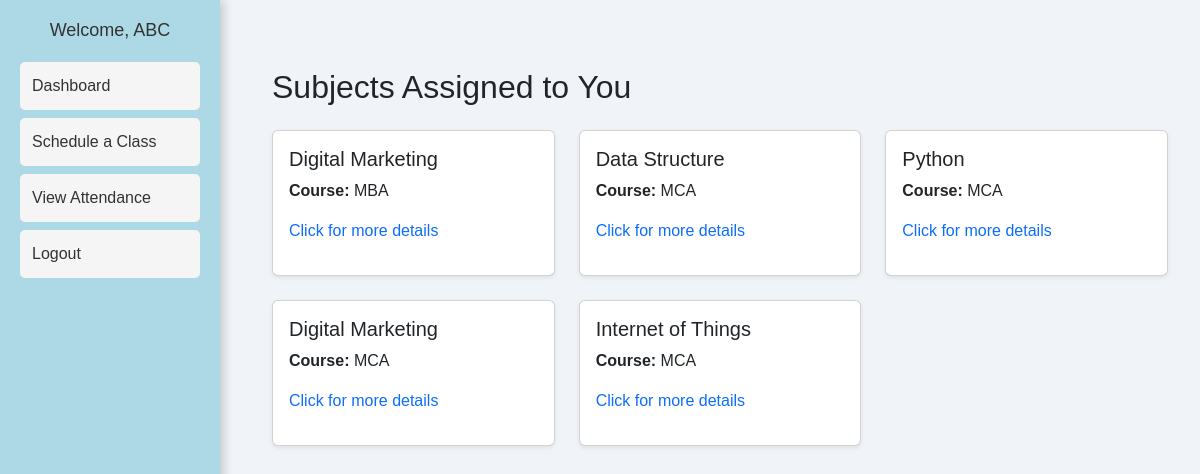
The page /dashboard/teachers_subject.php (signed in) on the database its author committed.
### tables this page shows
CREATE TABLE `subjects` (
  `id` int(11) NOT NULL,
  `subject_name` varchar(255) NOT NULL,
  `teacher_id` int(11) NOT NULL,
  `course_id` int(11) NOT NULL
);

CREATE TABLE `courses` (
  `id` int(11) NOT NULL,
  `course_name` varchar(255) NOT NULL
);

### dashboard/teachers_subject.php (the view, shortened to what this page needs)
<?php
include '../db/db_connect.php';
$user_name = htmlspecialchars($_SESSION['name']);
$teacher_id = $_SESSION['id'];
$subjectQuery = "SELECT s.id, s.subject_name, c.course_name
                 FROM subjects s
                 JOIN courses c ON s.course_id = c.id
                 JOIN teacher_subjects ts ON s.id = ts.subject_id
                 WHERE ts.teacher_id = ?";
$subjectStmt = $conn->prepare($subjectQuery);
$subjectStmt->bind_param("i", $teacher_id);
$subjectStmt->execute();
$subjectResult = $subjectStmt->get_result();
$subjects = $subjectResult->fetch_all(MYSQLI_ASSOC);
?>
<!DOCTYPE html>
<html lang="en">
<head>
    <link href="https://cdn.jsdelivr.net/npm/bootstrap@5.3.0/dist/css/bootstrap.min.css" rel="stylesheet">
    <link rel="stylesheet" href="../style/styles.css">
</head>
<body>
<div class="sidebar">
        <h2>Welcome, <?php echo $user_name; ?></h2>
        <a href="../dashboard/teacher_dashboard.php">Dashboard</a>
        <a href="../dashboard/shedule_class.php">Schedule a Class</a>
        <a href="../dashboard/view_attendance.php">View Attendance</a>
        <a href="../auth/logout.php">Logout</a>
    </div>
<div class="content">
<div class="container mt-5">
    <h2 class="mb-4">Subjects Assigned to You</h2>
    <div class="row">
        <?php foreach ($subjects as $subject): ?>
            <div class="col-md-4 mb-4">
                <a href="subject_details.php?subject_id=<?php echo $subject['id']; ?>" class="text-decoration-none text-dark">
                    <div class="card h-100 shadow-sm">
                        <div class="card-body">
                            <h5 class="card-title"><?php echo htmlspecialchars($subject['subject_name']); ?></h5>
                            <p class="card-text"><strong>Course:</strong> <?php echo htmlspecialchars($subject['course_name']); ?></p>
                            <p class="text-primary">Click for more details</p>
                        </div>
                    </div>
                </a>
            </div>
        <?php endforeach; ?>
    </div>
</div>
</div>
</body>
</html>

### style/styles.css (style rules this page uses)
body { font-family: Arial, sans-serif; margin: 0; padding: 0; background-color: #f0f4f8; }
.sidebar { width: 220px; height: 100vh; background: lightblue; padding: 20px; position: fixed; left: 0; top: 0; box-shadow: 3px 0 10px rgba(0, 0, 0, 0.2); }
.sidebar h2 { font-size: 18px; text-align: center; color: #333; margin-bottom: 20px; }
.sidebar a { display: block; padding: 12px; color: #333; text-decoration: none; border-radius: 5px; margin-top: 8px; background: whitesmoke; transition: background 0.3s ease-in-out; }
.content { margin-left: 240px; padding: 20px; }

### rows shown on the page
subjects: subject_name "Digital Marketing", course.course_name "MBA"
subjects: subject_name "Data Structure", course.course_name "MCA"
subjects: subject_name "Python", course.course_name "MCA"
subjects: subject_name "Digital Marketing", course.course_name "MCA"
subjects: subject_name "Internet of Things", course.course_name "MCA"

### other values the page prints
$user_name "ABC"
